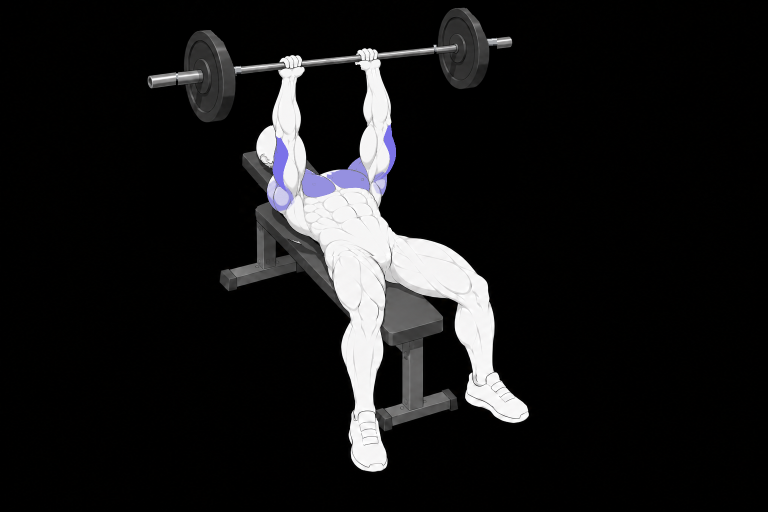
#> input picture docs/exercise-art/sources/jm-press/2026-10-13/final-top.png, 1536 x 1024 px (shown at 1/2 size); its folder holds 3 pictures in this run
$ python export-sequence.py
#> lines starting #> are read from the running program, lines starting #| are printed output that depends on the picture
from pathlib import Path
from PIL import Image
import json,hashlib,io,zipfile,xml.etree.ElementTree as ET
import numpy as np
p=Path(__file__).resolve().parent;out=p/'final-frames';out.mkdir(exist_ok=True)
names=['top','middle','bottom','bottom','middle','top'];crop=(260,0,1095,1024);hashes=[]
for i,name in enumerate(names,1):
 im=Image.open(p/f'final-{name}.png').convert('RGB').crop(crop)
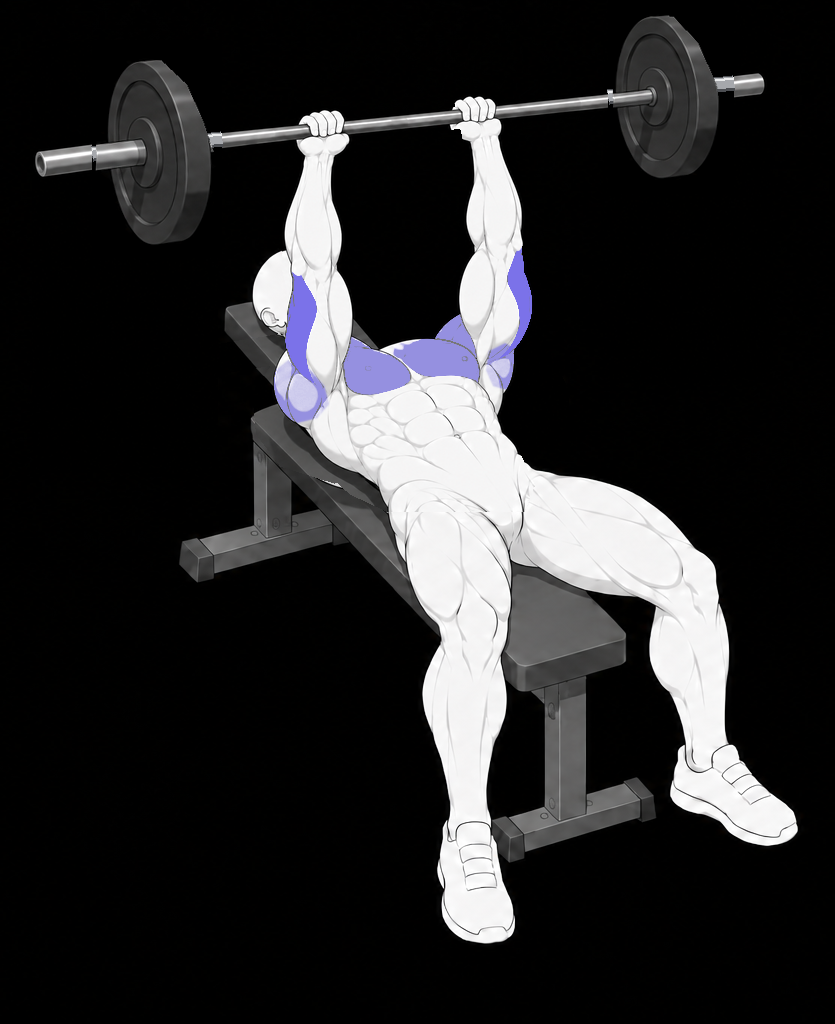
#> im: PIL image 835x1024 RGB; mean R, G, B 41.4, 41.1, 42.2
 im.save(out/f'{i}.webp',format='WEBP',lossless=True,quality=100,method=6)
 assert Image.open(out/f'{i}.webp').convert('RGB').tobytes()==im.tobytes()
 hashes.append({'frame':i,'pose':name,'sha256':hashlib.sha256((out/f'{i}.webp').read_bytes()).hexdigest()})
#> pass 2 of the loop `for i,name in enumerate(names,1):`:
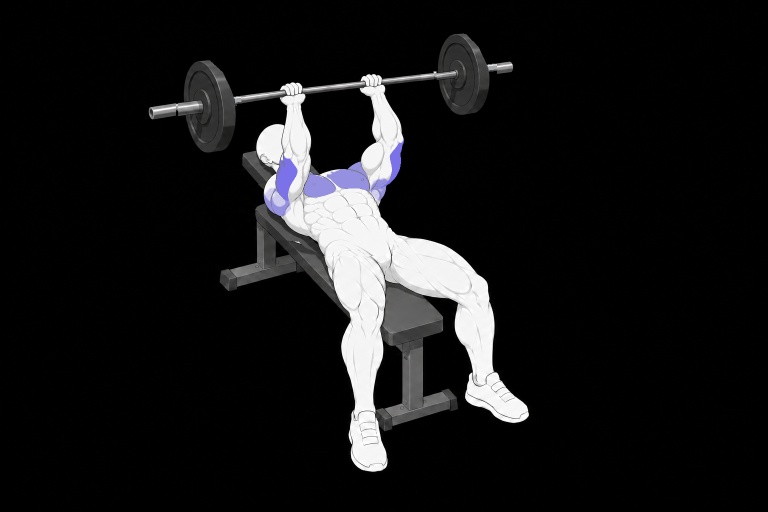
#> input picture docs/exercise-art/sources/jm-press/2026-10-13/final-middle.png, 1536 x 1024 px (shown at 1/2 size)
#> `im=Image.open(p/f'final-{name}.png').convert('RGB').crop(crop)`:
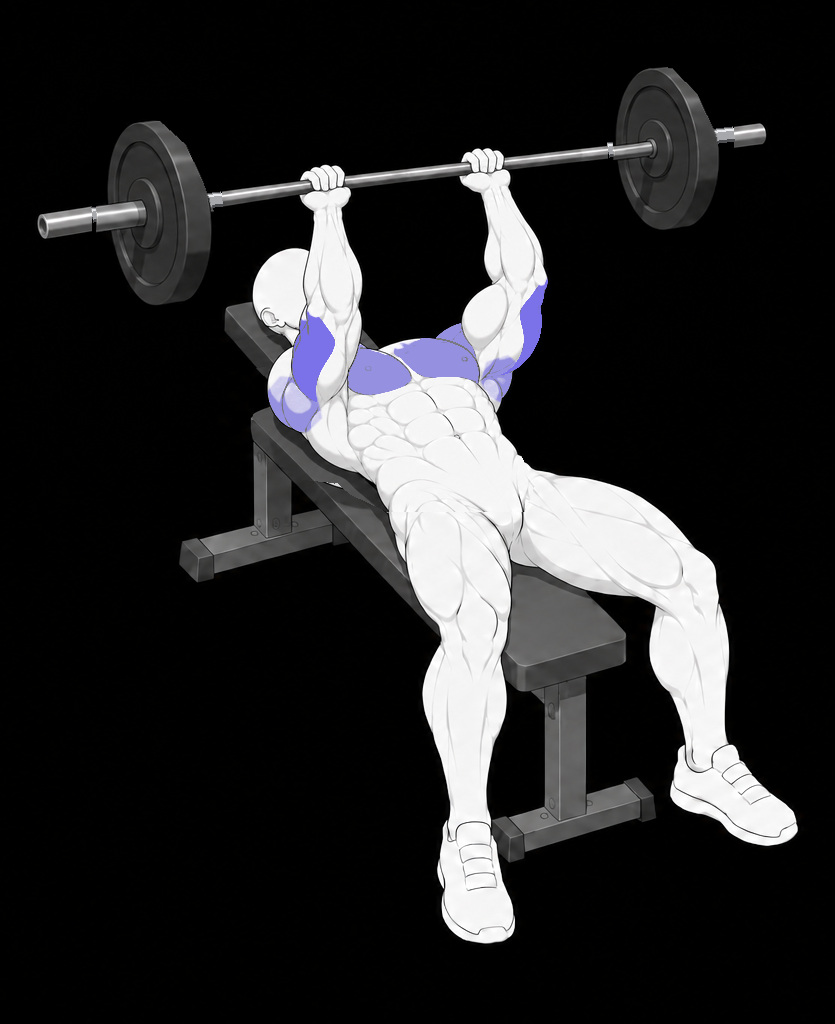
#> im: PIL image 835x1024 RGB; mean R, G, B 40.6, 40.3, 41.4
#> pass 3 of the loop `for i,name in enumerate(names,1):`:
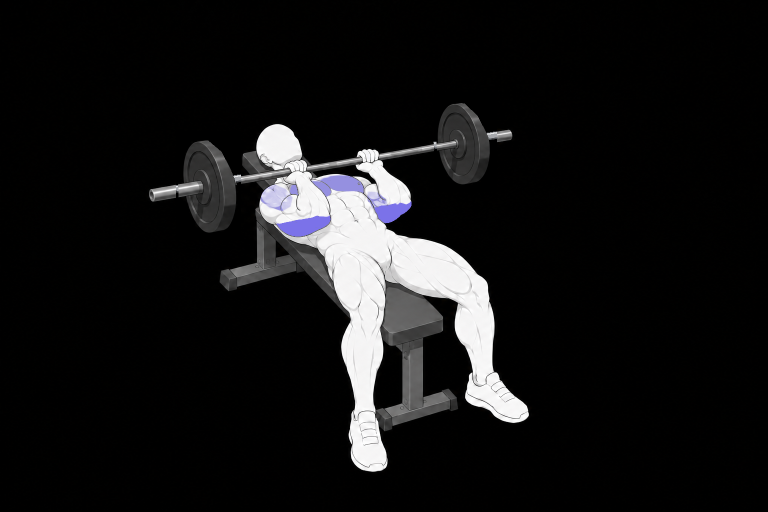
#> input picture docs/exercise-art/sources/jm-press/2026-10-13/final-bottom.png, 1536 x 1024 px (shown at 1/2 size)
#> `im=Image.open(p/f'final-{name}.png').convert('RGB').crop(crop)`:
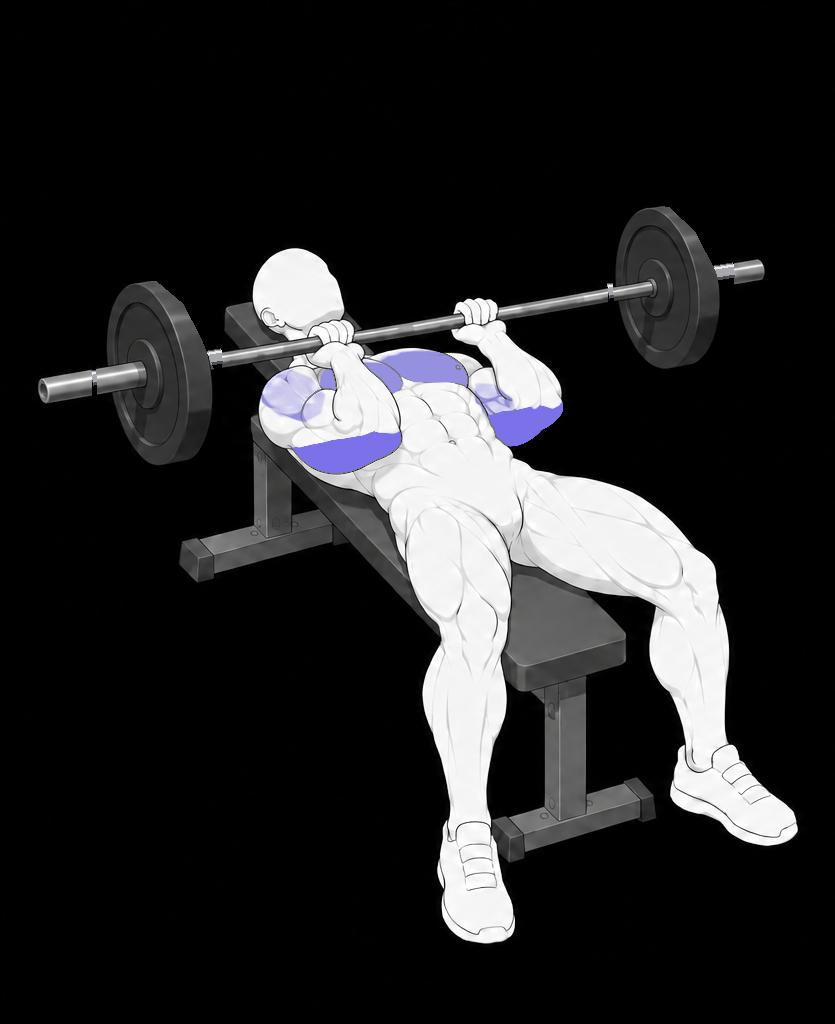
#> im: PIL image 835x1024 RGB; mean R, G, B 37.9, 37.7, 38.6
#> (the run stopped early here; a loop or call above may not have finished)
